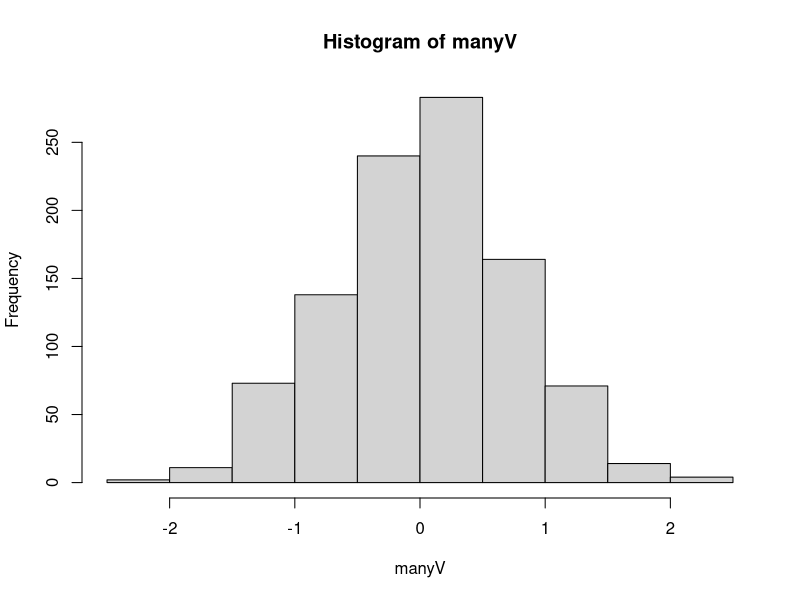
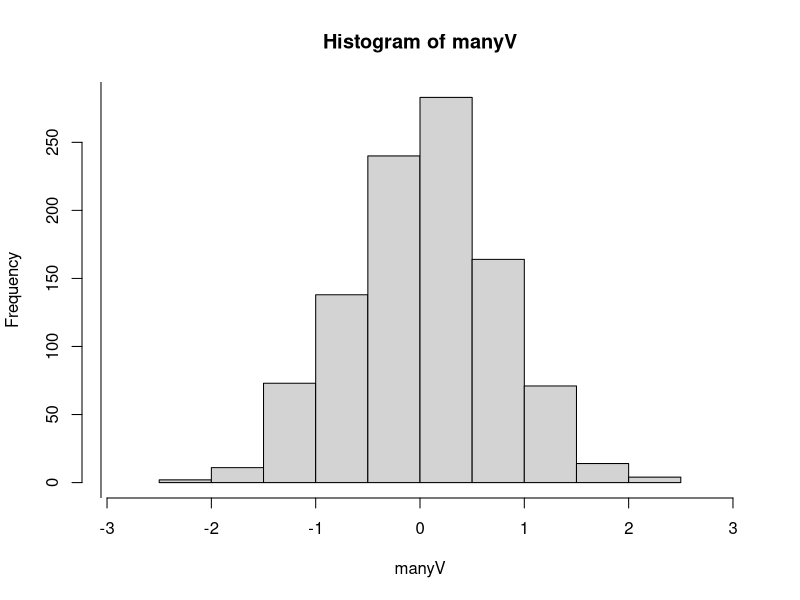
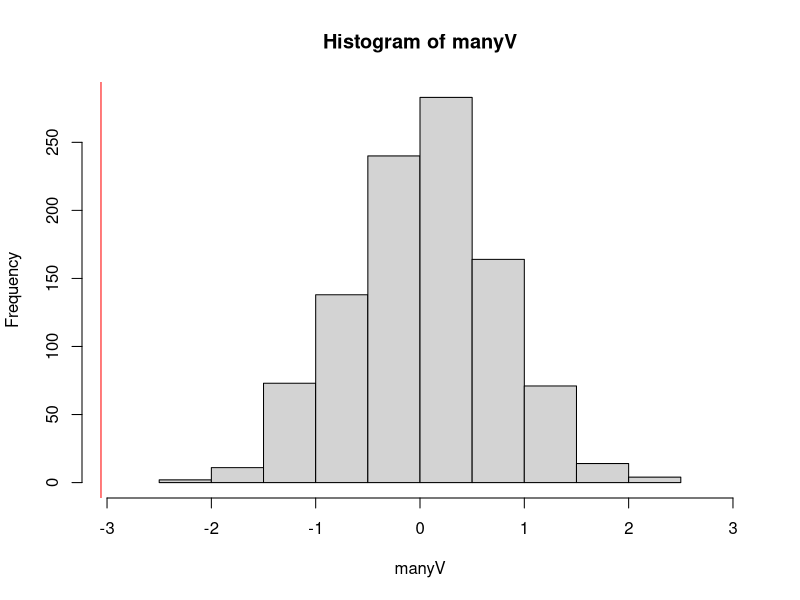
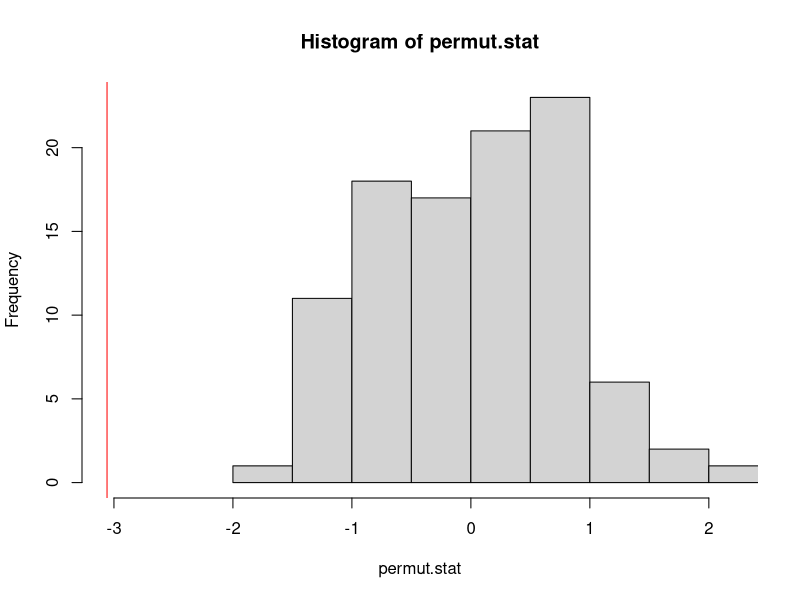
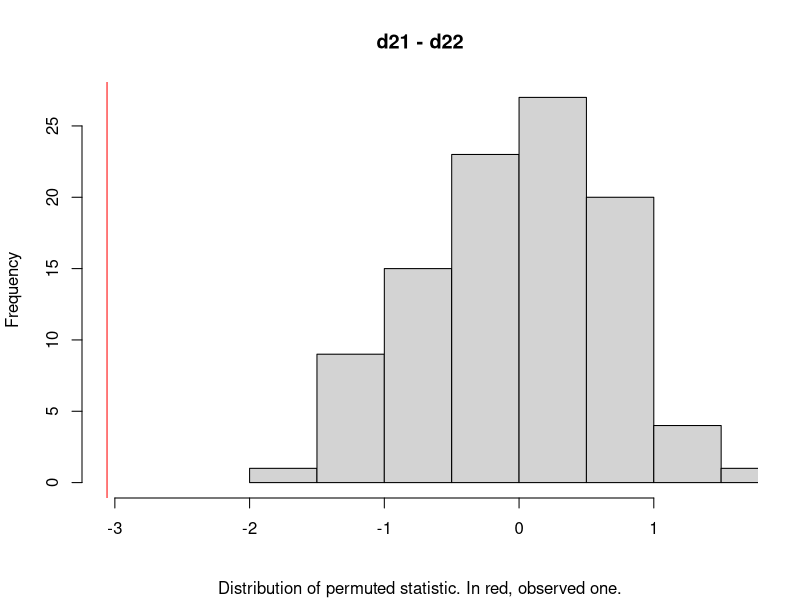

Generate these figures, in order, with R:
######## What we need (wish list)   #############

## Function to compute difference of means
## Randomly assign data to groups
## Repeat many times


## two example data sets
d21 <- rnorm(13)
d22 <- d21[1:9] + 3


mean.d <- function(x1, x2)
    mean(x1) - mean(x2)

mean.d(d21, d22)

sampleAndStat <- function(x1, x2) {
    tmp <- sample(c(x1, x2))
    g1 <- tmp[seq(x1)]
    g2 <- tmp[seq(from = length(x1) + 1,
                  to = length(tmp))]
    return(mean.d(g1, g2))
}


sampleAndStat(d21, d22)

set.seed(1)
summary(replicate(100, sampleAndStat(d21, d22)))

set.seed(1)
manyV <- replicate(100, sampleAndStat(d21, d22))
summary(manyV)


manyV <- replicate(1000, sampleAndStat(d21, d22))
hist(manyV)
hist(manyV, xlim = c(-3, 3))
abline(v = mean.d(d21, d22))

hist(manyV, xlim = c(-3, 3))
abline(v = mean.d(d21, d22), col = "red")


permut.test <- function(data1, data2, 
                        num.permut = 100) {
  obs.stat <- mean.d(data1, data2)
  permut.stat <- replicate(num.permut, 
                           sampleAndStat(data1, data2))
  pv <- (sum(abs(permut.stat) >= abs(obs.stat)) + 
         1) / (num.permut + 1)
  message("\n p-value is ", pv, "\n")
  hist(permut.stat, xlim = c(min(obs.stat, 
                      min(permut.stat)),
                      max(obs.stat, 
                          max(permut.stat))))
  abline(v = obs.stat, col = "red")
  return(list(obs.stat = obs.stat,
              permut.stat = permut.stat,
              pv = pv))
}

permut.test(d21, d22)


## Nicer labelling
permut.test.2 <- function(data1, data2, 
                        num.permut = 100) {
  obs.stat <- mean.d(data1, data2)
  permut.stat <- replicate(num.permut, 
                           sampleAndStat(data1, data2))
  pv <- (sum(abs(permut.stat) >= abs(obs.stat)) + 
         1) / (num.permut + 1)
  message("\n p-value is ", pv, "\n")
  title <- paste(deparse(substitute(data1)), "-",
                 deparse(substitute(data2)))
  subtitle <- paste0("Distribution of permuted statistic.",
           " In red, observed one.") 
  hist(permut.stat, xlim = c(min(obs.stat, 
                      min(permut.stat)),
                      max(obs.stat, 
                          max(permut.stat))),
       main = title, xlab = "", sub = subtitle)
  abline(v = obs.stat, col = "red")
  return(list(obs.stat = obs.stat,
              permut.stat = permut.stat,
              pv = pv))
}


permut.test.2(d21, d22)


## Now: rename functions if needed, add tests, comment things properly.
